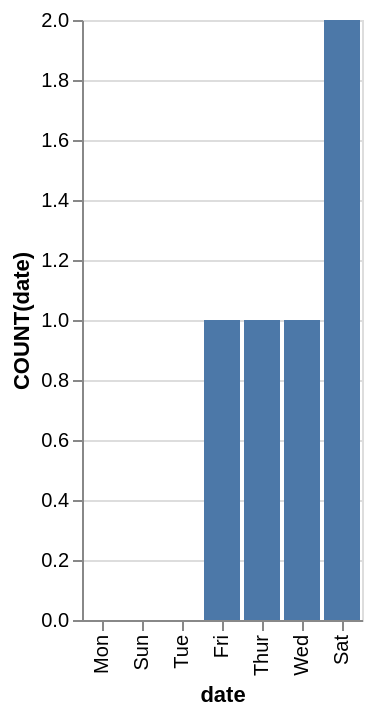

Vega-Lite specification for this chart:
### Vega-Lite specification from a JSON file in a GitHub repository (floating-point values rounded to 4 significant figures)
{"data": {"values": [{"x_data": "Mon", "y_data": 0}, {"x_data": "Sun", "y_data": 0}, {"x_data": "Tue", "y_data": 0}, {"x_data": "Fri", "y_data": 1}, {"x_data": "Thur", "y_data": 1}, {"x_data": "Wed", "y_data": 1}, {"x_data": "Sat", "y_data": 2}]}, "mark": "bar", "encoding": {"x": {"field": "x_data", "type": "nominal", "title": "date", "sort": {"op": "sum", "field": "y_data", "order": "ascending"}}, "y": {"field": "y_data", "type": "quantitative", "title": "COUNT(date)"}}}
